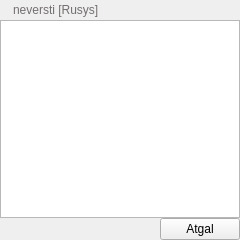
<?xml version="1.0" encoding="UTF-8"?>
<ui version="4.0">
 <class>BeerList</class>
 <widget class="QWidget" name="BeerList">
  <property name="geometry">
   <rect>
    <x>0</x>
    <y>0</y>
    <width>240</width>
    <height>240</height>
   </rect>
  </property>
  <property name="sizePolicy">
   <sizepolicy hsizetype="Expanding" vsizetype="Expanding">
    <horstretch>0</horstretch>
    <verstretch>0</verstretch>
   </sizepolicy>
  </property>
  <property name="windowTitle">
   <string>Alaus rūšys</string>
  </property>
  <layout class="QVBoxLayout" name="verticalLayout" stretch="1,10,1">
   <property name="spacing">
    <number>0</number>
   </property>
   <property name="margin">
    <number>0</number>
   </property>
   <item>
    <widget class="QLabel" name="txtHeader">
     <property name="sizePolicy">
      <sizepolicy hsizetype="Expanding" vsizetype="Expanding">
       <horstretch>0</horstretch>
       <verstretch>0</verstretch>
      </sizepolicy>
     </property>
     <property name="styleSheet">
      <string notr="true">#txtHeader{
border-image:url(:/images/lucky.png);
padding-left:10px;
color:#736F6E;
}</string>
     </property>
     <property name="text">
      <string>neversti [Rusys]</string>
     </property>
    </widget>
   </item>
   <item>
    <widget class="QListView" name="beerListView">
     <property name="palette">
      <palette>
       <active>
        <colorrole role="Text">
         <brush brushstyle="SolidPattern">
          <color alpha="255">
           <red>255</red>
           <green>255</green>
           <blue>255</blue>
          </color>
         </brush>
        </colorrole>
        <colorrole role="ButtonText">
         <brush brushstyle="SolidPattern">
          <color alpha="255">
           <red>255</red>
           <green>255</green>
           <blue>255</blue>
          </color>
         </brush>
        </colorrole>
       </active>
       <inactive>
        <colorrole role="Text">
         <brush brushstyle="SolidPattern">
          <color alpha="255">
           <red>255</red>
           <green>255</green>
           <blue>255</blue>
          </color>
         </brush>
        </colorrole>
        <colorrole role="ButtonText">
         <brush brushstyle="SolidPattern">
          <color alpha="255">
           <red>255</red>
           <green>255</green>
           <blue>255</blue>
          </color>
         </brush>
        </colorrole>
       </inactive>
       <disabled>
        <colorrole role="Text">
         <brush brushstyle="SolidPattern">
          <color alpha="255">
           <red>106</red>
           <green>104</green>
           <blue>100</blue>
          </color>
         </brush>
        </colorrole>
        <colorrole role="ButtonText">
         <brush brushstyle="SolidPattern">
          <color alpha="255">
           <red>106</red>
           <green>104</green>
           <blue>100</blue>
          </color>
         </brush>
        </colorrole>
       </disabled>
      </palette>
     </property>
     <property name="horizontalScrollBarPolicy">
      <enum>Qt::ScrollBarAlwaysOff</enum>
     </property>
     <property name="verticalScrollMode">
      <enum>QAbstractItemView::ScrollPerPixel</enum>
     </property>
    </widget>
   </item>
   <item>
    <layout class="QHBoxLayout" name="horizontalLayout" stretch="8,4">
     <item>
      <spacer name="horizontalSpacer">
       <property name="orientation">
        <enum>Qt::Horizontal</enum>
       </property>
       <property name="sizeHint" stdset="0">
        <size>
         <width>40</width>
         <height>10</height>
        </size>
       </property>
      </spacer>
     </item>
     <item>
      <widget class="QPushButton" name="btnBack">
       <property name="sizePolicy">
        <sizepolicy hsizetype="Expanding" vsizetype="Minimum">
         <horstretch>0</horstretch>
         <verstretch>10</verstretch>
        </sizepolicy>
       </property>
       <property name="styleSheet">
        <string notr="true">#btnBack{
border-image:url(:/images/batonas.png);
}</string>
       </property>
       <property name="text">
        <string>Atgal</string>
       </property>
      </widget>
     </item>
    </layout>
   </item>
  </layout>
 </widget>
 <resources/>
 <connections/>
</ui>
